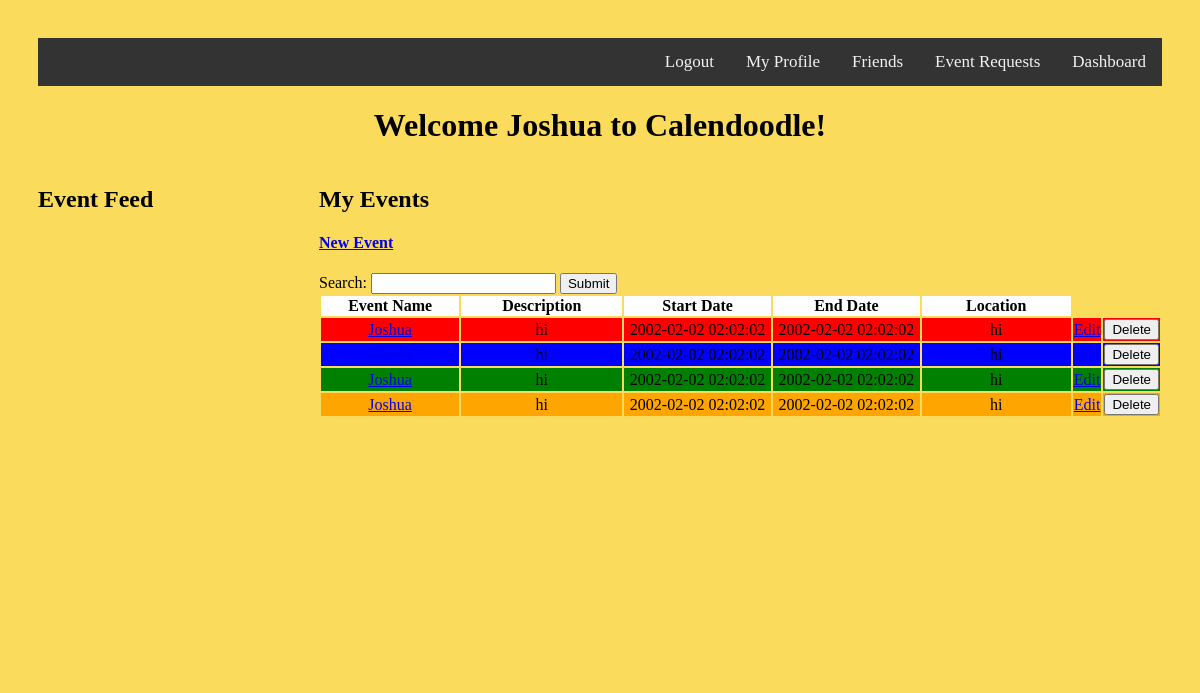
The page /events (signed in) on the database its author committed.
### models.py (models this page shows, shortened)
class Event(db.Model):
    id = db.Column(db.Integer, primary_key=True)
    name = db.Column(db.String(50), nullable=False)
    start_date = db.Column(db.DateTime, nullable=False)
    end_date = db.Column(db.DateTime, nullable=False)
    date_posted = db.Column(db.DateTime, nullable=False)
    location = db.Column(db.String(100), nullable=False)
    description = db.Column(db.String(1000), nullable=False)
    color = db.Column(db.String(20), nullable=False)
    is_public = db.Column(db.Integer)
    user_id = db.Column(db.Integer, db.ForeignKey("user.id"), nullable=False)

### flask_jubjub.py (the view)
@app.route('/')
@app.route('/events', methods=['POST', 'GET'])
def get_events():
    if session.get('user'):
        if request.method == 'POST':
            search_form = SearchForm()
            searchText = request.form['search']
            my_events = db.session.query(Event).filter_by(
                user_id=session['user_id']).all()
            events_to_display = []
            for event in my_events:
                if search(searchText, event.name):
                    events_to_display.append(event)
            return render_template('events.html', events=events_to_display, user=session['user'], form=search_form)
        else:
            form = SearchForm()
            my_events = db.session.query(Event).filter_by(
                user_id=session['user_id']).all()
            return render_template('events.html', events=my_events, user=session['user'], form=form)
    else:
        return redirect(url_for('login'))

### forms.py
class SearchForm(FlaskForm):
    class Meta:
        csrf = False
    search = StringField('Search')
    submit = SubmitField('Submit')

### templates/events.html (shortened to what this page needs)
<!DOCTYPE html>
<html lang="en">
   <head>
       <link rel="stylesheet" href="{{ url_for('static', filename='main.css') }}">
   </head>
   <body>
       <div class="topnav">
               <a href="{{ url_for('get_events') }}">Dashboard</a>
               <a href="{{ url_for('get_events') }}">Event Requests</a>
               <a>Friends</a>
               <a href="{{ url_for('get_profile') }}">My Profile</a>
           {% if user %}
                   <a href="{{ url_for('logout') }}">Logout</a>
           {% else %}
                   <a href="{{ url_for('login') }}">Sign In</a>
           {% endif %}
       </div>
       <div class="row">
       <h1>Welcome {{ user }} to Calendoodle!</h1>
           <div class="column left">
             <h2>Event Feed</h2>
           </div>
           <div class="column right">
           <h2>My Events</h2>
           <h4><a href="{{ url_for('new_event') }}">New Event</a></h4>
            <form method="POST" action="/events">
                <div class="form-field">Search: {{ form.search }}  {{ form.submit }}</div>
            </form>
           <table class="tableFormat">
               <tr>
                    <th class ="wide">Event Name</th>
                    <th class ="wide">Description</th>
                    <th class ="wide">Start Date</th>
                    <th class ="wide">End Date</th>
                    <th class ="wide">Location</th>
                </tr>
               {% for event in events %}
               <tr bgcolor= {{event.color}}>
                   <td><a href="{{ url_for('get_event', event_id=event.id) }}">{{ event.name }}</a></td>
                   <td>{{ event.description }}</td>
                    <td>{{ event.start_date }}</td>
                    <td>{{ event.end_date }}</td>
                    <td>{{ event.location }}</td>
                   <td><a href="{{ url_for('update_event', event_id=event.id) }}">Edit</a></td>
                   <td>
                       <form action="{{ url_for('delete_event', event_id=event.id) }}" method="post">
                           <input type="submit" value="Delete"/>
                       </form>
                   </td>
               </tr>
               {% endfor %}
           </table>
               </div>
       </div>
   </body>
</html>

### static/main.css (style rules this page uses)
body { padding: 30px 30px; background: #fbdb5c; }
h1 { color: black; text-align: center; }
.column { float: left; top-margin: 10%; height: 500px; }
.left { width:25%; }
.right { width: 75%; }
.row:after { content: ""; display: table; clear: both; }
.topnav { overflow: hidden; background-color: #333; }
.topnav a { float: right; color: #f2f2f2; text-align: center; padding: 14px 16px; text-decoration: none; font-size: 17px; }
.tableFormat { text-align: center; border: 2px d #4d5060; }
.wide { width: 300px; background-color: white; color: black; }

### rows shown on the page
Event: name "Joshua", description "hi", start_date "2002-02-02 02:02:02", end_date "2002-02-02 02:02:02", location "hi"
Event: description "hi", start_date "2002-02-02 02:02:02", end_date "2002-02-02 02:02:02", location "hi"
Event: name "Joshua", description "hi", start_date "2002-02-02 02:02:02", end_date "2002-02-02 02:02:02", location "hi"
Event: name "Joshua", description "hi", start_date "2002-02-02 02:02:02", end_date "2002-02-02 02:02:02", location "hi"

### other values the page prints
{{ user }} "Joshua"
